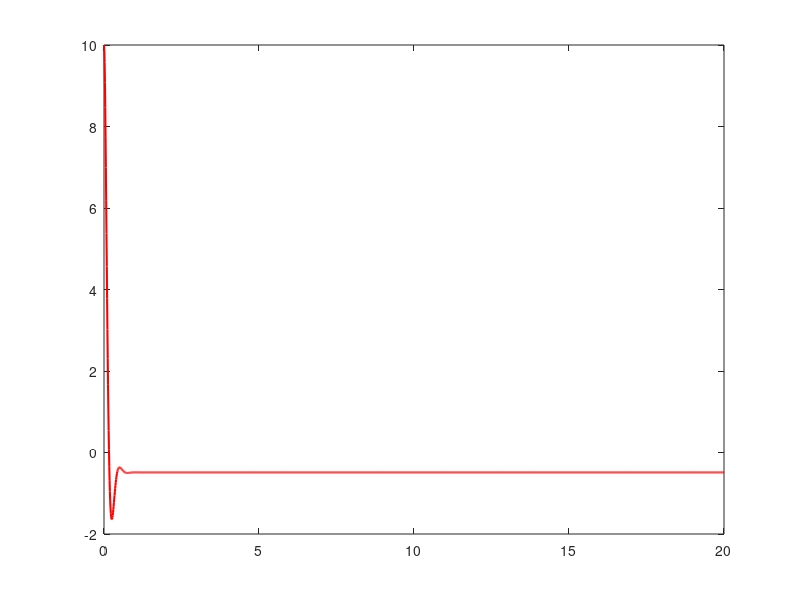

Reproduce this figure in MATLAB. (Note: this script raises an error after producing the figure.)
clc; clear; close all;

% Controller gains
proportionalGain = -128;  % Proportional gain (more negative than -125.7335)
derivativeGain = -8.8;    % Derivative gain

% Define the closed-loop system dynamics
systemDynamics = @(t, state) [
    state(2);  % dθ/dt = angular velocity
    21.582 * state(1) - 2 * (-(proportionalGain * state(1)) - derivativeGain * state(2) + 1)  % d²θ/dt²
];

% Simulation parameters
startTime = 0;      % Start time (s)
endTime = 20;       % End time (s)
timeStep = 0.01;    % Time step (s)
timeVector = startTime:timeStep:endTime;  % Time vector for simulation

% Initial conditions
initialAngle = pi/18;  % Initial angle (rad) - approximately 10 degrees
initialState = [initialAngle; 0];  % Initial state [θ; dθ/dt]

% Preallocate state matrix
stateHistory = zeros(2, length(timeVector));
stateHistory(:, 1) = initialState;

% Runge-Kutta 4th order numerical integration
for step = 1:length(timeVector)-1
    currentTime = timeVector(step);
    currentState = stateHistory(:, step);
    
    % Calculate RK4 coefficients
    k1 = systemDynamics(currentTime, currentState);
    k2 = systemDynamics(currentTime + timeStep/2, currentState + timeStep/2 * k1);
    k3 = systemDynamics(currentTime + timeStep/2, currentState + timeStep/2 * k2);
    k4 = systemDynamics(currentTime + timeStep, currentState + timeStep * k3);
    
    % Update state using weighted average of coefficients
    stateHistory(:, step+1) = currentState + timeStep/6 * (k1 + 2*k2 + 2*k3 + k4);
end

% Convert angle from radians to degrees
angleDegrees = stateHistory(1, :) * (180/pi);

% Calculate steady-state error
steadyStateError = -2 / (2 * proportionalGain + 21.582);
steadyStateErrorDegrees = steadyStateError * (180/pi);

% Display steady-state error
fprintf('Steady-State Error: %.4f degrees\n', steadyStateErrorDegrees);

% Plot results
figure;
plot(timeVector, angleDegrees, 'r', 'LineWidth', 1.5);
hold on;
yline(steadyStateErrorDegrees, 'k--', 'LineWidth', 1.5);
grid on;
xlabel('Time (s)');
ylabel('\theta (degrees)');
title('System Response to Unit Step Disturbance');
legend('Simulated Response', 'Steady-State Error', 'Location', 'best');